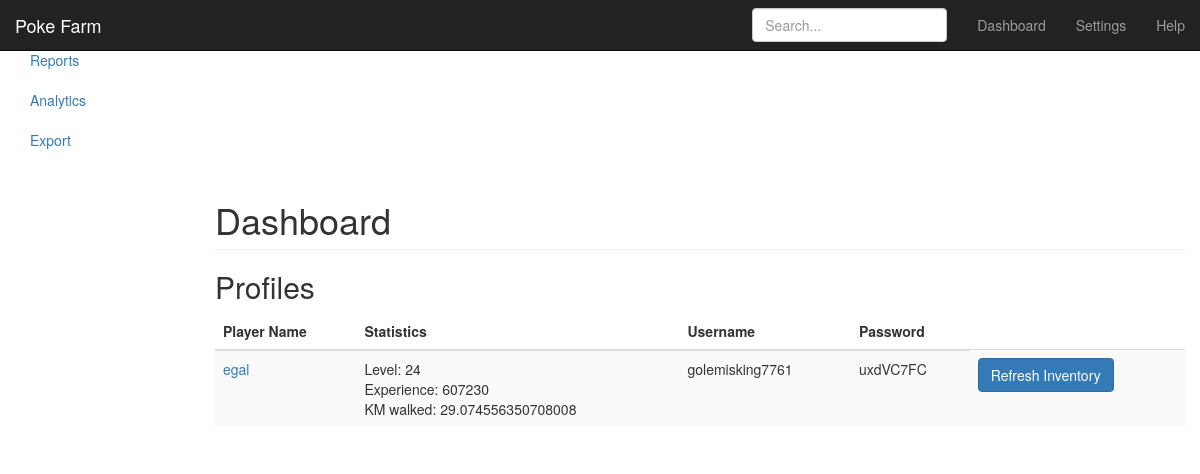
The app's page /, older data.
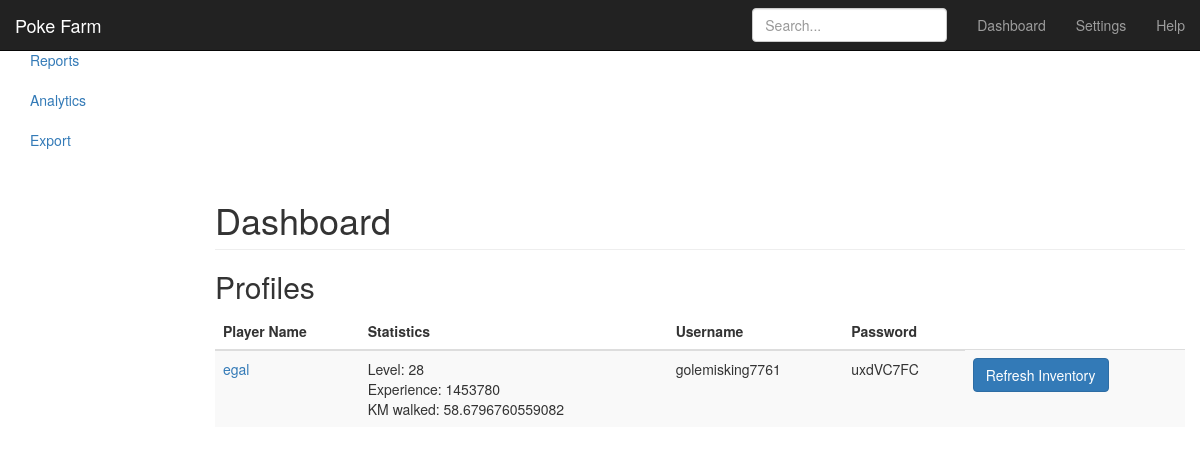
The same page, newer data.
### frontend/models.py (models this page shows)
class Profile(models.Model):
    player_name = models.CharField(max_length=40)
    account = models.ForeignKey(Account)
    connection = models.ForeignKey(Connection)
    statistics = models.ForeignKey(Statistics)
    loc_latitude = models.FloatField(default=0.0)
    loc_longitude = models.FloatField(default=0.0)

class Statistics(models.Model):
    experience = models.IntegerField()
    level = models.IntegerField()
    km_walked = models.FloatField()

class Account(models.Model):
    username = models.CharField(max_length=40)
    password = models.CharField(max_length=40)
    gauth = models.BooleanField(default=False)
    ptc = models.BooleanField(default=False)

### frontend/views.py (the view)
# urls.py: url(r'^$', Overview.as_view()),
class Overview(View):
    def get(self, request, *args, **kwargs):
        profile_list = Profile.objects.all()
        return render(request, 'overview.html', {'profile_list': profile_list})

### frontend/templates/overview.html (shortened to what this page needs)
{% extends "base.html" %}
{% block content %}
<h1 class="page-header">Dashboard</h1>
<h2 class="sub-header">Profiles</h2>
<div class="table-responsive">
  <table class="table table-striped">
    <thead>
      <tr>
        <th>Player Name</th>
        <th>Statistics</th>
        <th>Username</th>
        <th>Password</th>
      </tr>
    </thead>
    <tbody>
      {% for profile in profile_list %}
      <tr>
        <td><a href="/list/{{ profile.pk }}/">{{ profile.player_name }}</a></td>
        <td>
          Level: {{ profile.statistics.level }} <br />
          Experience: {{ profile.statistics.experience }} <br />
          KM walked: {{ profile.statistics.km_walked }}
        </td>
        <td>{{ profile.account.username }}</td>
        <td>{{ profile.account.password }}</td>
        <td>
          <a href="/sync/{{ profile.pk }}/" class="btn btn-primary">Refresh Inventory</a>
</td>
      </tr>
      {% endfor %}
    </tbody>
  </table>
</div>
{% endblock %}

Row changes from the older to the newer data that the page shows:
changed through a linked row, Profile "egal": statistics.level "24" → "28"; statistics.experience "607230" → "1453780"; statistics.km_walked "29.074556350708008" → "58.6796760559082"
